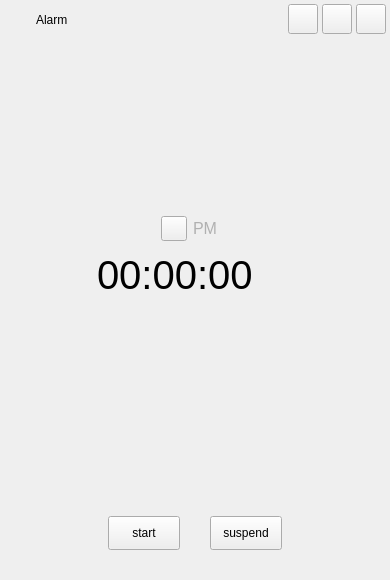
<?xml version="1.0" encoding="UTF-8"?>
<ui version="4.0">
 <class>Clock</class>
 <widget class="QWidget" name="Clock">
  <property name="geometry">
   <rect>
    <x>0</x>
    <y>0</y>
    <width>390</width>
    <height>580</height>
   </rect>
  </property>
  <property name="windowTitle">
   <string>Alarm</string>
  </property>
  <property name="styleSheet">
   <string notr="true"/>
  </property>
  <widget class="QStackedWidget" name="stackedWidget">
   <property name="geometry">
    <rect>
     <x>0</x>
     <y>115</y>
     <width>390</width>
     <height>466</height>
    </rect>
   </property>
   <property name="styleSheet">
    <string notr="true"/>
   </property>
   <property name="currentIndex">
    <number>0</number>
   </property>
   <widget class="QWidget" name="page">
    <widget class="QStackedWidget" name="stackedWidget_4">
     <property name="geometry">
      <rect>
       <x>0</x>
       <y>0</y>
       <width>454</width>
       <height>466</height>
      </rect>
     </property>
     <property name="styleSheet">
      <string notr="true"/>
     </property>
     <property name="currentIndex">
      <number>1</number>
     </property>
     <widget class="QWidget" name="page_4">
      <widget class="QLabel" name="label_8">
       <property name="geometry">
        <rect>
         <x>129</x>
         <y>178</y>
         <width>195</width>
         <height>45</height>
        </rect>
       </property>
       <property name="styleSheet">
        <string notr="true">font: 36pt ;</string>
       </property>
       <property name="text">
        <string>00:00:00</string>
       </property>
      </widget>
      <widget class="QPushButton" name="min_5btn">
       <property name="geometry">
        <rect>
         <x>24</x>
         <y>414</y>
         <width>56</width>
         <height>36</height>
        </rect>
       </property>
       <property name="styleSheet">
        <string notr="true"/>
       </property>
       <property name="text">
        <string>5min</string>
       </property>
      </widget>
      <widget class="QPushButton" name="min_10btn">
       <property name="geometry">
        <rect>
         <x>111</x>
         <y>414</y>
         <width>56</width>
         <height>36</height>
        </rect>
       </property>
       <property name="styleSheet">
        <string notr="true"/>
       </property>
       <property name="text">
        <string>15min</string>
       </property>
      </widget>
      <widget class="QPushButton" name="min_20btn">
       <property name="geometry">
        <rect>
         <x>199</x>
         <y>414</y>
         <width>56</width>
         <height>36</height>
        </rect>
       </property>
       <property name="styleSheet">
        <string notr="true"/>
       </property>
       <property name="text">
        <string>25min</string>
       </property>
      </widget>
      <widget class="QPushButton" name="min_30btn">
       <property name="geometry">
        <rect>
         <x>287</x>
         <y>414</y>
         <width>56</width>
         <height>36</height>
        </rect>
       </property>
       <property name="styleSheet">
        <string notr="true"/>
       </property>
       <property name="text">
        <string>30min</string>
       </property>
      </widget>
      <widget class="QPushButton" name="min_60btn">
       <property name="geometry">
        <rect>
         <x>374</x>
         <y>414</y>
         <width>56</width>
         <height>36</height>
        </rect>
       </property>
       <property name="styleSheet">
        <string notr="true"/>
       </property>
       <property name="text">
        <string>60min</string>
       </property>
      </widget>
     </widget>
     <widget class="Countdown_Animation" name="page_5">
      <widget class="QLabel" name="label_9">
       <property name="geometry">
        <rect>
         <x>97</x>
         <y>124</y>
         <width>195</width>
         <height>71</height>
        </rect>
       </property>
       <property name="styleSheet">
        <string notr="true">font-size:40px;</string>
       </property>
       <property name="text">
        <string>00:00:00</string>
       </property>
      </widget>
      <widget class="QPushButton" name="count_push">
       <property name="geometry">
        <rect>
         <x>210</x>
         <y>401</y>
         <width>72</width>
         <height>34</height>
        </rect>
       </property>
       <property name="styleSheet">
        <string notr="true"/>
       </property>
       <property name="text">
        <string>suspend</string>
       </property>
      </widget>
      <widget class="QWidget" name="horizontalLayoutWidget">
       <property name="geometry">
        <rect>
         <x>0</x>
         <y>90</y>
         <width>391</width>
         <height>47</height>
        </rect>
       </property>
       <layout class="QHBoxLayout" name="horizontalLayout">
        <item>
         <spacer name="horizontalSpacer">
          <property name="orientation">
           <enum>Qt::Horizontal</enum>
          </property>
          <property name="sizeHint" stdset="0">
           <size>
            <width>40</width>
            <height>20</height>
           </size>
          </property>
         </spacer>
        </item>
        <item>
         <widget class="QPushButton" name="pushButton">
          <property name="minimumSize">
           <size>
            <width>0</width>
            <height>0</height>
           </size>
          </property>
          <property name="maximumSize">
           <size>
            <width>26</width>
            <height>1111</height>
           </size>
          </property>
          <property name="text">
           <string/>
          </property>
         </widget>
        </item>
        <item>
         <widget class="QLabel" name="label_11">
          <property name="styleSheet">
           <string notr="true">color: rgb(176, 176, 176);
font-size:16px;


</string>
          </property>
          <property name="text">
           <string>PM</string>
          </property>
         </widget>
        </item>
        <item>
         <widget class="QLabel" name="label_3">
          <property name="text">
           <string/>
          </property>
         </widget>
        </item>
        <item>
         <spacer name="horizontalSpacer_2">
          <property name="orientation">
           <enum>Qt::Horizontal</enum>
          </property>
          <property name="sizeHint" stdset="0">
           <size>
            <width>40</width>
            <height>20</height>
           </size>
          </property>
         </spacer>
        </item>
       </layout>
      </widget>
      <widget class="QPushButton" name="count_stat">
       <property name="geometry">
        <rect>
         <x>108</x>
         <y>401</y>
         <width>72</width>
         <height>34</height>
        </rect>
       </property>
       <property name="styleSheet">
        <string notr="true"/>
       </property>
       <property name="text">
        <string>start</string>
       </property>
      </widget>
     </widget>
    </widget>
   </widget>
   <widget class="QWidget" name="page_2">
    <widget class="QLabel" name="label_6">
     <property name="geometry">
      <rect>
       <x>116</x>
       <y>0</y>
       <width>221</width>
       <height>61</height>
      </rect>
     </property>
     <property name="styleSheet">
      <string notr="true">font: 36pt ;
</string>
     </property>
     <property name="text">
      <string>00:00:00</string>
     </property>
    </widget>
    <widget class="QPushButton" name="addAlarmBtn">
     <property name="geometry">
      <rect>
       <x>159</x>
       <y>401</y>
       <width>72</width>
       <height>34</height>
      </rect>
     </property>
     <property name="styleSheet">
      <string notr="true"/>
     </property>
     <property name="text">
      <string>add</string>
     </property>
    </widget>
    <widget class="QLabel" name="label_7">
     <property name="geometry">
      <rect>
       <x>8</x>
       <y>67</y>
       <width>441</width>
       <height>31</height>
      </rect>
     </property>
     <property name="styleSheet">
      <string notr="true">color: rgb(255, 255, 255);
color: rgb(148, 148, 148);
font: 13pt ;
opacity:0.45;</string>
     </property>
     <property name="text">
      <string>Remaining time</string>
     </property>
    </widget>
    <widget class="QListWidget" name="listWidget">
     <property name="geometry">
      <rect>
       <x>25</x>
       <y>0</y>
       <width>340</width>
       <height>354</height>
      </rect>
     </property>
     <property name="styleSheet">
      <string notr="true"/>
     </property>
    </widget>
    <widget class="QLabel" name="label_15">
     <property name="geometry">
      <rect>
       <x>80</x>
       <y>30</y>
       <width>31</width>
       <height>22</height>
      </rect>
     </property>
     <property name="text">
      <string/>
     </property>
    </widget>
    <widget class="QLabel" name="noAlarmIcon">
     <property name="geometry">
      <rect>
       <x>115</x>
       <y>76</y>
       <width>149</width>
       <height>170</height>
      </rect>
     </property>
     <property name="text">
      <string/>
     </property>
    </widget>
    <widget class="QLabel" name="noAlarm">
     <property name="geometry">
      <rect>
       <x>125</x>
       <y>262</y>
       <width>140</width>
       <height>31</height>
      </rect>
     </property>
     <property name="styleSheet">
      <string notr="true">color: rgba(49, 66, 89, 0.6);
font-size:16px;</string>
     </property>
     <property name="text">
      <string>no alarm</string>
     </property>
    </widget>
    <zorder>noAlarm</zorder>
    <zorder>noAlarmIcon</zorder>
    <zorder>label_6</zorder>
    <zorder>addAlarmBtn</zorder>
    <zorder>label_7</zorder>
    <zorder>listWidget</zorder>
    <zorder>label_15</zorder>
   </widget>
   <widget class="QWidget" name="page_3">
    <widget class="QPushButton" name="pushButton_Start">
     <property name="geometry">
      <rect>
       <x>210</x>
       <y>401</y>
       <width>72</width>
       <height>34</height>
      </rect>
     </property>
     <property name="styleSheet">
      <string notr="true"/>
     </property>
     <property name="text">
      <string>start</string>
     </property>
    </widget>
    <widget class="QLabel" name="label_5">
     <property name="geometry">
      <rect>
       <x>90</x>
       <y>55</y>
       <width>210</width>
       <height>41</height>
      </rect>
     </property>
     <property name="styleSheet">
      <string notr="true">color: rgb(176, 176, 176);
font: 19pt 
</string>
     </property>
     <property name="text">
      <string>00:00:00</string>
     </property>
    </widget>
    <widget class="QLabel" name="label_4">
     <property name="geometry">
      <rect>
       <x>90</x>
       <y>0</y>
       <width>210</width>
       <height>70</height>
      </rect>
     </property>
     <property name="styleSheet">
      <string notr="true">font: 30pt </string>
     </property>
     <property name="text">
      <string/>
     </property>
    </widget>
    <widget class="QPushButton" name="pushButton_timeselect">
     <property name="geometry">
      <rect>
       <x>108</x>
       <y>401</y>
       <width>72</width>
       <height>34</height>
      </rect>
     </property>
     <property name="styleSheet">
      <string notr="true"/>
     </property>
     <property name="text">
      <string>reset</string>
     </property>
    </widget>
    <widget class="QPushButton" name="pushButton_ring">
     <property name="geometry">
      <rect>
       <x>108</x>
       <y>401</y>
       <width>72</width>
       <height>34</height>
      </rect>
     </property>
     <property name="styleSheet">
      <string notr="true"/>
     </property>
     <property name="text">
      <string>count</string>
     </property>
    </widget>
    <widget class="QListWidget" name="listWidget_2">
     <property name="geometry">
      <rect>
       <x>25</x>
       <y>109</y>
       <width>340</width>
       <height>277</height>
      </rect>
     </property>
     <property name="styleSheet">
      <string notr="true"/>
     </property>
    </widget>
    <zorder>pushButton_Start</zorder>
    <zorder>label_5</zorder>
    <zorder>label_4</zorder>
    <zorder>pushButton_ring</zorder>
    <zorder>listWidget_2</zorder>
    <zorder>pushButton_timeselect</zorder>
   </widget>
   <widget class="QWidget" name="page_6">
    <widget class="QWidget" name="set_page" native="true">
     <property name="geometry">
      <rect>
       <x>0</x>
       <y>0</y>
       <width>390</width>
       <height>466</height>
      </rect>
     </property>
     <property name="maximumSize">
      <size>
       <width>16777215</width>
       <height>16777215</height>
      </size>
     </property>
     <property name="styleSheet">
      <string notr="true"/>
     </property>
     <widget class="QPushButton" name="pushButton_8">
      <property name="geometry">
       <rect>
        <x>20</x>
        <y>360</y>
        <width>72</width>
        <height>34</height>
       </rect>
      </property>
      <property name="styleSheet">
       <string notr="true"/>
      </property>
      <property name="text">
       <string>delete</string>
      </property>
     </widget>
     <widget class="QPushButton" name="pushButton_9">
      <property name="geometry">
       <rect>
        <x>210</x>
        <y>401</y>
        <width>72</width>
        <height>34</height>
       </rect>
      </property>
      <property name="styleSheet">
       <string notr="true"/>
      </property>
      <property name="text">
       <string>save</string>
      </property>
     </widget>
     <widget class="QLabel" name="label_12">
      <property name="geometry">
       <rect>
        <x>20</x>
        <y>30</y>
        <width>400</width>
        <height>25</height>
       </rect>
      </property>
      <property name="styleSheet">
       <string notr="true">width:173px;
height:18px;
font-size:18px;
font-weight:400;
color:rgba(148, 148, 148,1);
opacity:0.45;
</string>
      </property>
      <property name="text">
       <string>12hour43minThe bell rings</string>
      </property>
     </widget>
     <widget class="QPushButton" name="set_alarm_cancelbtn">
      <property name="geometry">
       <rect>
        <x>108</x>
        <y>401</y>
        <width>72</width>
        <height>34</height>
       </rect>
      </property>
      <property name="styleSheet">
       <string notr="true"/>
      </property>
      <property name="text">
       <string>cancel</string>
      </property>
     </widget>
     <widget class="QPushButton" name="set_alarm_savebtn">
      <property name="geometry">
       <rect>
        <x>210</x>
        <y>401</y>
        <width>72</width>
        <height>34</height>
       </rect>
      </property>
      <property name="styleSheet">
       <string notr="true"/>
      </property>
      <property name="text">
       <string>save</string>
      </property>
     </widget>
     <widget class="QLabel" name="label_13">
      <property name="geometry">
       <rect>
        <x>123</x>
        <y>3</y>
        <width>200</width>
        <height>28</height>
       </rect>
      </property>
      <property name="styleSheet">
       <string notr="true">font:  13pt;
</string>
      </property>
      <property name="text">
       <string>New alarm</string>
      </property>
     </widget>
     <widget class="QWidget" name="widget" native="true">
      <property name="geometry">
       <rect>
        <x>25</x>
        <y>185</y>
        <width>340</width>
        <height>48</height>
       </rect>
      </property>
      <property name="styleSheet">
       <string notr="true">width:280px;
height:36px;
border-radius:4px;
</string>
      </property>
      <layout class="QHBoxLayout" name="horizontalLayout_2">
       <item>
        <widget class="QLabel" name="label_14">
         <property name="styleSheet">
          <string notr="true"/>
         </property>
         <property name="text">
          <string>  Name</string>
         </property>
        </widget>
       </item>
       <item>
        <widget class="QLineEdit" name="lineEdit">
         <property name="styleSheet">
          <string notr="true"/>
         </property>
         <property name="text">
          <string/>
         </property>
        </widget>
       </item>
      </layout>
     </widget>
     <widget class="QLabel" name="label_17">
      <property name="geometry">
       <rect>
        <x>80</x>
        <y>76</y>
        <width>31</width>
        <height>22</height>
       </rect>
      </property>
      <property name="text">
       <string/>
      </property>
     </widget>
    </widget>
   </widget>
  </widget>
  <widget class="QPushButton" name="pushButton_5">
   <property name="geometry">
    <rect>
     <x>356</x>
     <y>4</y>
     <width>30</width>
     <height>30</height>
    </rect>
   </property>
   <property name="text">
    <string/>
   </property>
  </widget>
  <widget class="QPushButton" name="pushButton_4">
   <property name="geometry">
    <rect>
     <x>322</x>
     <y>4</y>
     <width>30</width>
     <height>30</height>
    </rect>
   </property>
   <property name="text">
    <string/>
   </property>
  </widget>
  <widget class="QStackedWidget" name="stackedWidget_3">
   <property name="geometry">
    <rect>
     <x>0</x>
     <y>37</y>
     <width>390</width>
     <height>300</height>
    </rect>
   </property>
   <property name="styleSheet">
    <string notr="true"/>
   </property>
   <widget class="QWidget" name="page_7"/>
  </widget>
  <widget class="QToolButton" name="pushButton_12">
   <property name="geometry">
    <rect>
     <x>288</x>
     <y>4</y>
     <width>30</width>
     <height>30</height>
    </rect>
   </property>
   <property name="text">
    <string/>
   </property>
  </widget>
  <widget class="QLabel" name="label">
   <property name="geometry">
    <rect>
     <x>36</x>
     <y>4</y>
     <width>51</width>
     <height>31</height>
    </rect>
   </property>
   <property name="text">
    <string>Alarm</string>
   </property>
  </widget>
  <widget class="QLabel" name="label_2">
   <property name="geometry">
    <rect>
     <x>8</x>
     <y>8</y>
     <width>24</width>
     <height>24</height>
    </rect>
   </property>
   <property name="styleSheet">
    <string notr="true"/>
   </property>
   <property name="text">
    <string/>
   </property>
  </widget>
  <action name="actionOn">
   <property name="checkable">
    <bool>true</bool>
   </property>
   <property name="icon">
    <iconset>
     <normaloff>:/Images/Images/NO.png</normaloff>:/Images/Images/NO.png</iconset>
   </property>
   <property name="text">
    <string>On</string>
   </property>
  </action>
  <zorder>stackedWidget_3</zorder>
  <zorder>stackedWidget</zorder>
  <zorder>pushButton_12</zorder>
  <zorder>pushButton_4</zorder>
  <zorder>pushButton_5</zorder>
  <zorder>label</zorder>
  <zorder>label_2</zorder>
 </widget>
 <layoutdefault spacing="6" margin="11"/>
 <customwidgets>
  <customwidget>
   <class>Countdown_Animation</class>
   <extends>QWidget</extends>
   <header>countdownAnimation.h</header>
   <container>1</container>
  </customwidget>
 </customwidgets>
 <resources/>
 <connections/>
</ui>
